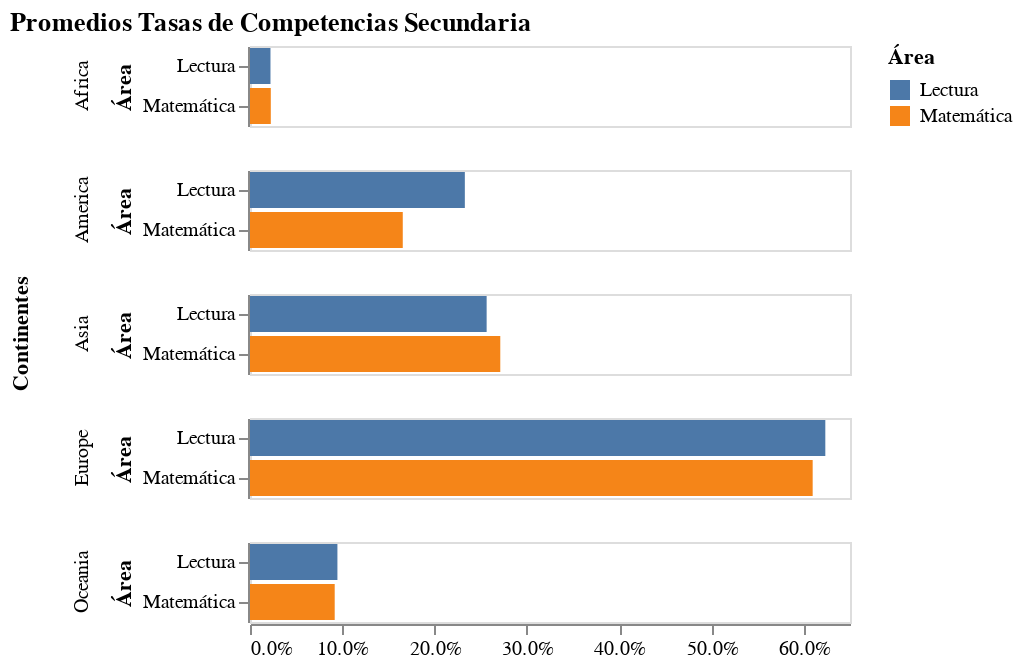

The notebook cell saved with this chart:
### Code cell
Grafico_Competencias_Secundaria = alt.Chart(Promedios_Tasa_Competencias_Secundaria).mark_bar(tooltip=True).encode(
    x=alt.X("Porcentaje:Q", 
        title = "", 
        axis = alt.Axis(format='.1%', grid = False, )),
    y='Área:N',
    color='Área:N',
    row=alt.Row('Continentes'),
).transform_fold(
    as_=['Área', 'Porcentaje'],
    fold=['Lectura', 'Matemática']
).properties(
    title = f"Promedios Tasas de Competencias Secundaria",
 
)#.configure_title(
 #   fontSize = 20,
  #  font = "Arial",
#).configure_view(
 #   strokeWidth = 0,)

Grafico_Competencias_Secundaria

### Figure 1 — Vega-Lite specification as saved in the notebook (floating-point values rounded to 4 significant figures)
{"config": {"view": {"continuousWidth": 300, "continuousHeight": 300}}, "data": {"name": "data-9ce645b66bb6232fe859af344e60af95"}, "mark": {"type": "bar", "tooltip": true}, "encoding": {"color": {"field": "Área", "type": "nominal"}, "row": {"field": "Continentes", "type": "nominal"}, "x": {"axis": {"format": ".1%", "grid": false}, "field": "Porcentaje", "title": "", "type": "quantitative"}, "y": {"field": "Área", "type": "nominal"}}, "title": "Promedios Tasas de Competencias Secundaria", "transform": [{"fold": ["Lectura", "Matemática"], "as": ["Área", "Porcentaje"]}], "$schema": "https://vega.github.io/schema/vega-lite/v5.15.1.json", "datasets": {"data-9ce645b66bb6232fe859af344e60af95": [{"Continentes": "Africa", "Lectura": 0.02218, "Matemática": 0.02255}, {"Continentes": "America", "Lectura": 0.2327, "Matemática": 0.1655}, {"Continentes": "Asia", "Lectura": 0.2564, "Matemática": 0.2711}, {"Continentes": "Europe", "Lectura": 0.6233, "Matemática": 0.6096}, {"Continentes": "Oceania", "Lectura": 0.09471, "Matemática": 0.09176}]}}
